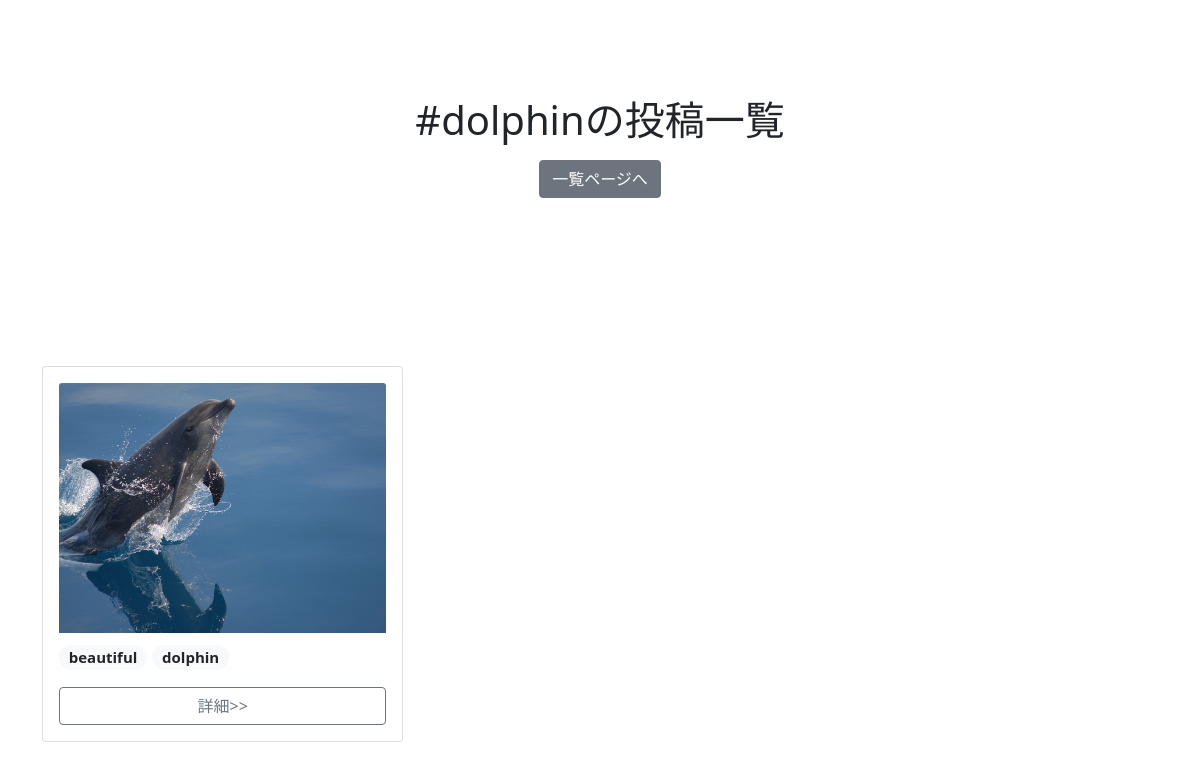
Page /tag/dolphin/ on the committed database.
### album/models.py (models this page shows)
class Tag(models.Model):
    name = models.CharField(max_length=32, primary_key=True)
    def __str__(self):
        return self.name

class Photo(models.Model):
    image = models.ImageField(null=False, blank=False, upload_to="uploads/")
    description = models.TextField(null=True, blank=True)
    created_at = models.DateTimeField(auto_now_add=True)
    tags = models.ManyToManyField(Tag, blank=True)

### album/views.py (the view)
# urls.py: path("tag/<str:tag>/", TagPhotoListView.as_view(), name="tag-photo-list"),
class TagPhotoListView(ListView):
    model = Photo
    template_name = "album/tag_photo.html"
    context_object_name = "photos"
    def get_context_data(self, *args, **kwargs):
        context = super().get_context_data(*args, **kwargs)
        tag_name = self.kwargs["tag"]
        tag_name = get_object_or_404(Tag, name=tag_name)
        photos = Photo.objects.filter(tags=tag_name)
        context["tag"] = tag_name
        context["photos"] = photos
        return context

### album/templates/album/tag_photo.html
{% extends 'album/base.html' %}
{% block header %}
<section class="py-5 text-center container">
    <div class="row py-lg-5">
        <div class="col-lg-6 col-md-8 mx-auto">
            <h1 class="fw-light">#{{ tag }}の投稿一覧</h1>
            <p>
                <a href="{% url 'photo-list' %}" class="btn btn-secondary my-2">一覧ページへ</a>
            </p>
        </div>
    </div>
</section>
{% endblock header %}
{% block content %}
<div class="container">
    <div class="row g-3">
        {% for photo in photos %}
        <div class="col-6 col-md-4">
            <div class="card">
                <div class="card-body">
                    <img src="{{ photo.image.url }}" class="card-img-top" style="object-fit: cover; height: 250px">
                    <p class="mt-2 fs-5">
                        {% for tag in photo.tags.all %}
                        <span class="badge rounded-pill bg-light text-dark">
                            {{ tag }}
                        </span>
                        {% endfor %}
                    </p>
                    <div class="d-grid gap-2">
                        <a href="{% url 'photo-detail' photo.pk %}" class="btn btn-outline-secondary">詳細>></a>
                    </div>
                </div>
            </div>
        </div>
        {% endfor %}
    </div>
</div>
{% endblock content %}

### rows in the picture
Tag: name "dolphin"
Photo: image (picture)
Tag: name "beautiful"
